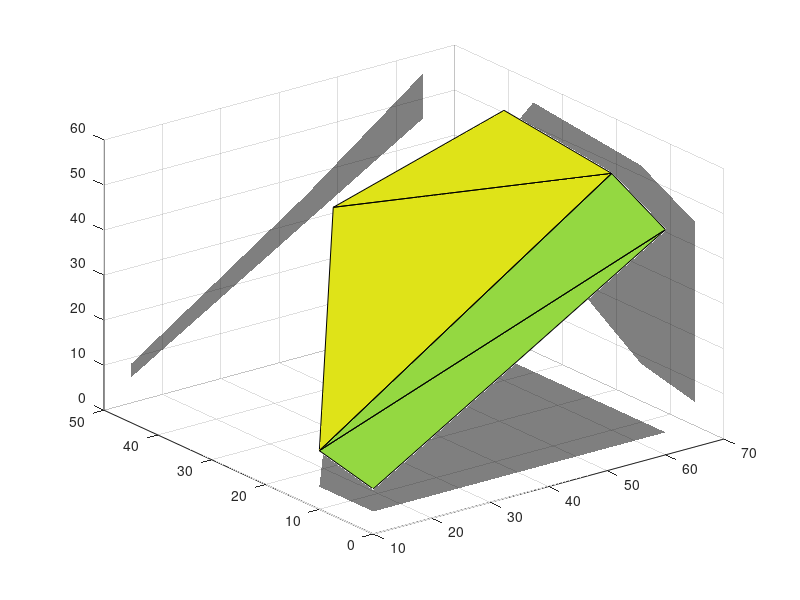

MATLAB code to generate this figure:
x=[10 10 40 60 60 60];
y=[0 10 40 30 10 0];
z=[10 13 40 60 57 50];
tri = delaunay(x,y);
trisurf(tri,x,y,z)
n = length(x);
dx = 60+zeros(n,1) + 5;
dy = 40+zeros(n,1) + 5;
dz = 10+zeros(n,1) - 5;
px = patch('Faces',tri,'Vertices',[dx y' z']);
py = patch('Faces',tri,'Vertices',[x' dy z']);
pz = patch('Faces',tri,'Vertices',[x' y' dz]);
set([px,py,pz],'FaceAlpha',.5,'EdgeColor','none');